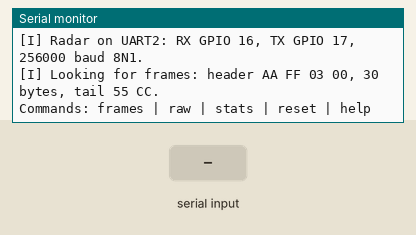
Simulated run of this program. Board: ESP32. Parts: the last lines printed to the serial monitor. The inputs (shaded band) are chosen by the test bench.

Above: at 1.7 s.
1.8 s: "frames\n" received over Serial
At 2.4 s:
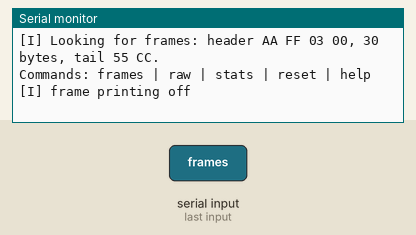
4.0 s: "frames\n" received over the second serial link
At 5.1 s:
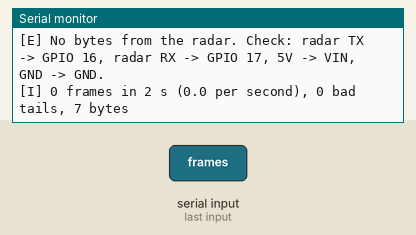
6.0 s: "raw\n" received over Serial
At 6.4 s:
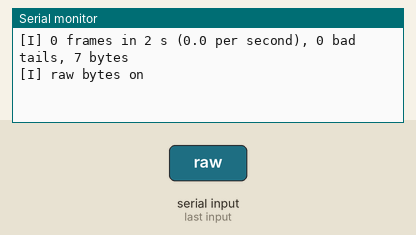
7.5 s: "raw\n" received over the second serial link
At 8.2 s:
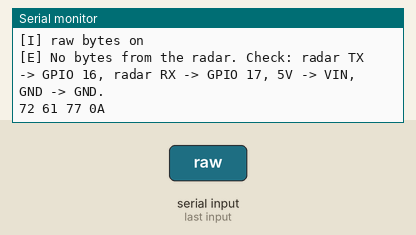
9.0 s: "stats\n" received over Serial
At 9.4 s:
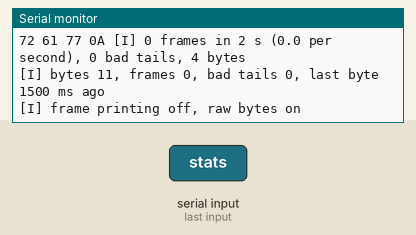
10.5 s: "stats\n" received over the second serial link
At 11.7 s:
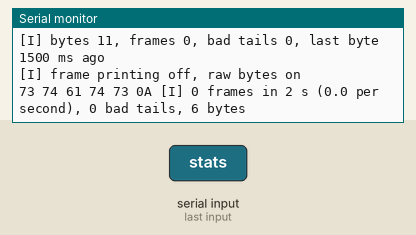

The program:

main.cpp
```cpp
#include <Arduino.h>

const int PIN_RADAR_RX = 16;               // ESP32 RX2: hears the radar's TX pin
const int PIN_RADAR_TX = 17;               // ESP32 TX2: talks to the radar's RX pin
const uint32_t RADAR_BAUD = 256000;

// A radar frame: header, three 8-byte target blocks, tail. 4 + 24 + 2 = 30 bytes.
const uint8_t HEADER[4] = { 0xAA, 0xFF, 0x03, 0x00 };
const uint8_t TAIL[2] = { 0x55, 0xCC };
const size_t FRAME_LEN = 30;

uint8_t frame[FRAME_LEN];
size_t have = 0;                           // bytes of the current frame collected so far

uint32_t bytesTotal = 0, framesTotal = 0, badTails = 0;
uint32_t windowFrames = 0, windowBytes = 0, windowStart = 0;
uint32_t lastByteMs = 0;
bool showFrames = true;
bool showRaw = false;

void printHelp() {
  Serial.println("Commands: frames | raw | stats | reset | help");
}

void printFrame() {
  Serial.printf("[%lu ms] frame #%lu:", (unsigned long)millis(), (unsigned long)framesTotal);
  for (size_t i = 0; i < FRAME_LEN; i++) Serial.printf(" %02X", frame[i]);
  Serial.println();
}

// Feed the bytes in one at a time. Hunt for the header, then collect 30 bytes in total.
void feedByte(uint8_t b) {
  if (have < sizeof(HEADER)) {                    // still looking for AA FF 03 00
    if (b == HEADER[have]) {
      frame[have++] = b;
    } else if (b == HEADER[0]) {
      frame[0] = b;                               // a fresh AA: start over from here
      have = 1;
    } else {
      have = 0;
    }
    return;
  }

  frame[have++] = b;
  if (have < FRAME_LEN) return;
  have = 0;                                       // a whole frame: check its tail

  if (frame[FRAME_LEN - 2] == TAIL[0] && frame[FRAME_LEN - 1] == TAIL[1]) {
    framesTotal++;
    windowFrames++;
    if (showFrames) printFrame();
  } else {
    badTails++;
    Serial.printf("[E] bad tail: %02X %02X (wanted 55 CC)\n", frame[FRAME_LEN - 2], frame[FRAME_LEN - 1]);
  }
}

void readRadar() {
  static int rawColumn = 0;
  while (Serial2.available()) {
    uint8_t b = Serial2.read();
    bytesTotal++;
    windowBytes++;
    lastByteMs = millis();
    if (showRaw) {
      Serial.printf("%02X ", b);
      if (++rawColumn == 16) { Serial.println(); rawColumn = 0; }
    }
    feedByte(b);
  }
}

// Every 2 seconds: how many frames arrived, or what to check if nothing did.
void reportRate(uint32_t now) {
  if (now - windowStart < 2000) return;
  float secs = (now - windowStart) / 1000.0f;
  if (windowBytes == 0) {
    Serial.println("[E] No bytes from the radar. Check: radar TX -> GPIO 16, radar RX -> GPIO 17, 5V -> VIN, GND -> GND.");
  } else {
    Serial.printf("[I] %lu frames in %.0f s (%.1f per second), %lu bad tails, %lu bytes\n",
                  (unsigned long)windowFrames, secs, windowFrames / secs,
                  (unsigned long)badTails, (unsigned long)windowBytes);
  }
  windowFrames = 0;
  windowBytes = 0;
  windowStart = now;
}

void printStats() {
  Serial.printf("[I] bytes %lu, frames %lu, bad tails %lu, last byte %lu ms ago\n",
                (unsigned long)bytesTotal, (unsigned long)framesTotal, (unsigned long)badTails,
                (unsigned long)(lastByteMs ? millis() - lastByteMs : 0));
  Serial.printf("[I] frame printing %s, raw bytes %s\n", showFrames ? "on" : "off", showRaw ? "on" : "off");
}

void runCommand(String cmd) {
  cmd.trim();
  cmd.toLowerCase();
  if (cmd == "frames") { showFrames = !showFrames; Serial.printf("[I] frame printing %s\n", showFrames ? "on" : "off"); }
  else if (cmd == "raw") { showRaw = !showRaw; Serial.printf("\n[I] raw bytes %s\n", showRaw ? "on" : "off"); }
  else if (cmd == "stats") printStats();
  else if (cmd == "reset") { bytesTotal = framesTotal = badTails = 0; Serial.println("[I] counters cleared"); }
  else printHelp();
}

void readSerial() {
  static String line;
  while (Serial.available()) {
    char c = Serial.read();
    if (c == '\n' || c == '\r') {
      if (line.length()) runCommand(line);
      line = "";
    } else {
      line += c;
    }
  }
}

void setup() {
  Serial.begin(115200);                           // USB, to your PC
  // Pins passed on purpose: Arduino-ESP32 3.x no longer defaults Serial2 to 16/17.
  Serial2.setRxBufferSize(1024);
  Serial2.begin(RADAR_BAUD, SERIAL_8N1, PIN_RADAR_RX, PIN_RADAR_TX);
  delay(500);
  Serial.printf("[I] Radar on UART2: RX GPIO %d, TX GPIO %d, %lu baud 8N1.\n",
                PIN_RADAR_RX, PIN_RADAR_TX, (unsigned long)RADAR_BAUD);
  Serial.println("[I] Looking for frames: header AA FF 03 00, 30 bytes, tail 55 CC.");
  printHelp();
  windowStart = millis();
}

void loop() {
  readSerial();
  readRadar();
  reportRate(millis());
}
```

Measured:
- after the input at 1.8 s, the serial monitor: prints a new line at once (image 1)
- after the input at 4.0 s, the serial monitor: prints a new line after 0.51 s (image 2)
- after the input at 6.0 s, the serial monitor: prints a new line at once (image 3)
- after the input at 7.5 s, the serial monitor: prints a new line at once (image 4)
- after the input at 9.0 s, the serial monitor: prints a new line at once (image 5)
- after the input at 10.5 s, the serial monitor: prints a new line at once (image 6)
